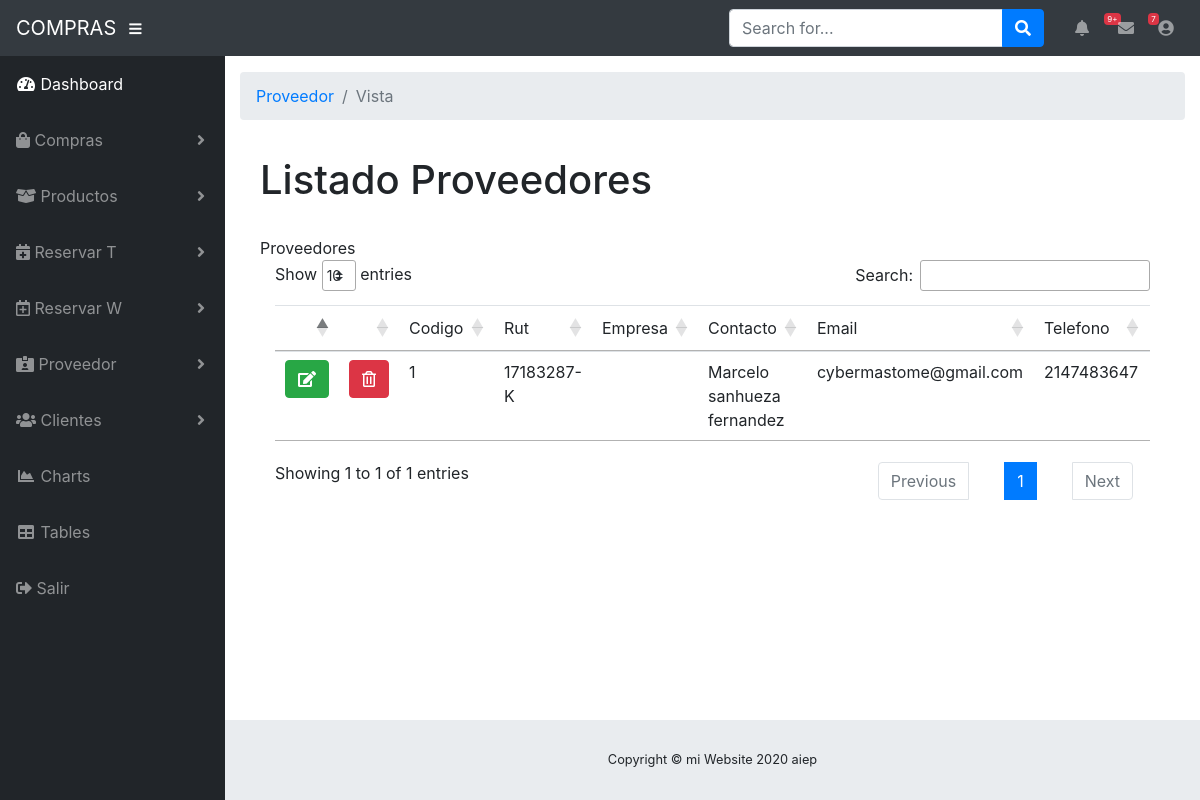
Screenshot of /listadoproveedores.php (signed in) with the database file from the repository.
### tables this page shows
CREATE TABLE `proveedor` (
  `id_pro` int(11) NOT NULL,
  `rut` varchar(11) DEFAULT NULL,
  `empresa` varchar(50) DEFAULT NULL,
  `vendedor` varchar(30) DEFAULT NULL,
  `email` varchar(30) DEFAULT NULL,
  `telefono` int(11) DEFAULT NULL,
  `direccion` varchar(40) DEFAULT NULL,
  `ingreso_fecha` varchar(30) NOT NULL
);

### funciones/Listadoproveedores.php (the view, shortened to what this page needs)
<?php
$mysqli =new mysqli("localhost","root","","proyecto");
$salida ="";
$query ="SELECT * FROM proveedor ORDER BY id_pro ASC LIMIT 10";
$resultado = $mysqli->query($query);
if ($resultado->num_rows >0){
	$salida.="<form method='POST'>
		<div class='table-responsive'>
				<table class='table' id='productos'>
				<thead>
				<tr>
                <td></td>
                <td></td>
				    <td>Codigo</td>
					<td>Rut</td>
					<td>Empresa</td>
					<td>Contacto</td>
                    <td>Email</td>
                    <td>Telefono</td>
                    <td>Direccion</td>
				</tr>
				</thead>
				<tbody>";
	while($fila=$resultado->fetch_assoc()){
		$salida.="<tr>
                    <td><a class=\"btn btn-success\" href=\"veracuerdo.php?rut_alumno=".$fila['id_pro']."\" target=\"_blank\"onclick=\"window.open(this.href,this.target,'width=900,height=900,top=200,left=200,toolbar=no,location=no,status=no,menubar=no');return false;\"><i class=\"fas fa-edit\"></i></a></td>
                    <td><a class=\"btn btn-danger\" href=\"AccionCarta.php?action=addToCart&id=".$fila['id_pro']."\"><i class=\"far fa-trash-alt\"></i></a></td>
					<td>".$fila['id_pro']."</td>
                    <td>".$fila['rut']."</td>
					<td>".$fila['empresa']."</td>
                    <td>".$fila['vendedor']."</td>
                    <td>".$fila['email']."</td>
                    <td>".$fila['telefono']."</td>
                    <td>".$fila['direccion']."</td>
				</tr>";
	}
	$salida.="</tbody>
	</table>
	</div>
	</form>
	<script>
$(document).ready(function() {
$('#productos').DataTable({
'language': {
'url': '//cdn.datatables.net/plug-ins/1.10.19/i18n/Spanish.json'
}
} );
} );
</script>";
}else{
	$salida.="no hay datos";
	}
	echo $salida;
?>

### rows the page displays
proveedor: id_pro "1", rut "17183287-K", vendedor "Marcelo sanhueza fernandez", email "cybermastome@gmail.com", telefono "2147483647"
